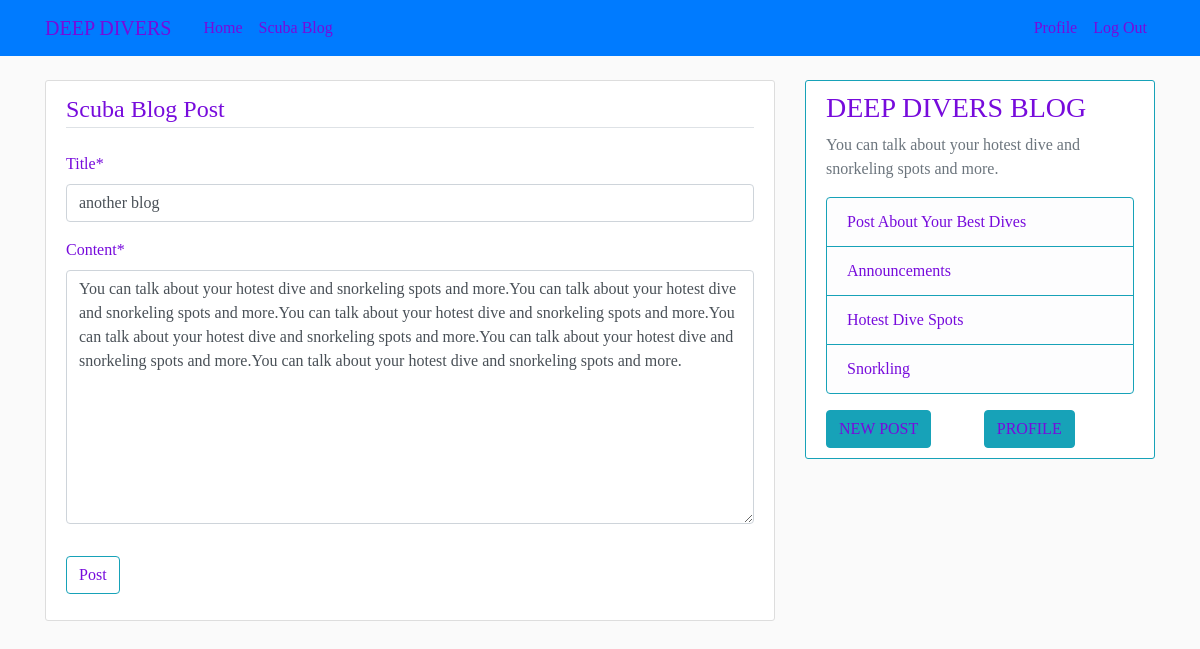
The app's page /post/5/update/ (signed in) with its own data.
### scuba_blog/models.py (models this page shows, shortened)
class Post(models.Model):
    title= models.CharField(max_length=100)
    content= models.TextField()
    date_posted= models.DateTimeField(default= timezone.now)
    author = models.ForeignKey(User, on_delete= models.CASCADE)

### scuba_blog/views.py (the view, shortened to what this page needs)
# urls.py: path('post/<int:pk>/update/', PostUpdateView.as_view(), name='post-update'),
class PostUpdateView(LoginRequiredMixin, UserPassesTestMixin, UpdateView):
    model = Post
    fields = ['title', 'content']
    def test_func(self):
        post = self.get_object()
        if self.request.user == post.author:
            return True
        return False

### scuba_blog/templates/scuba_blog/post_form.html (shortened to what this page needs)
{% extends "scuba_blog/base.html" %}
{% load crispy_forms_tags %}
{% block content %}
    <div id="title" class="content-section">
        <form method="POST">
            <fieldset id="title" class="form-group">
                <legend class="border-bottom mb-4"> Scuba Blog Post</legend>
                {{ form|crispy }}
            </fieldset>
            <div  class="form-group">
                <button id="title"  class="btn btn-outline-info" type="submit">Post</button>
            </div>
        </form>
    </div>
{% endblock content %}

### static/css/main.css (style rules this page uses)
body { background: #fafafa; color: #2409bd; margin-top: 5rem; width:100%; }
#title { font-family: Algerian,Castellar; color: #770bdc; }
.content-section { background: #ffffff; padding: 10px 20px; border: 1px solid #dddddd; border-radius: 3px; margin-bottom: 20px; }

### records on screen
Post: title "another blog", content "You can talk about your hotest dive and snorkeling spots and more.You can talk about your hotest dive and snorkeling spots and more.You can talk about your hotest dive and snorkeling spots and more.You can talk about your hotest dive and snorkeling spots and more.You can talk about your hotest dive and snorkeling spots and more.You can talk about your hotest dive and snorkeling spots and more."
